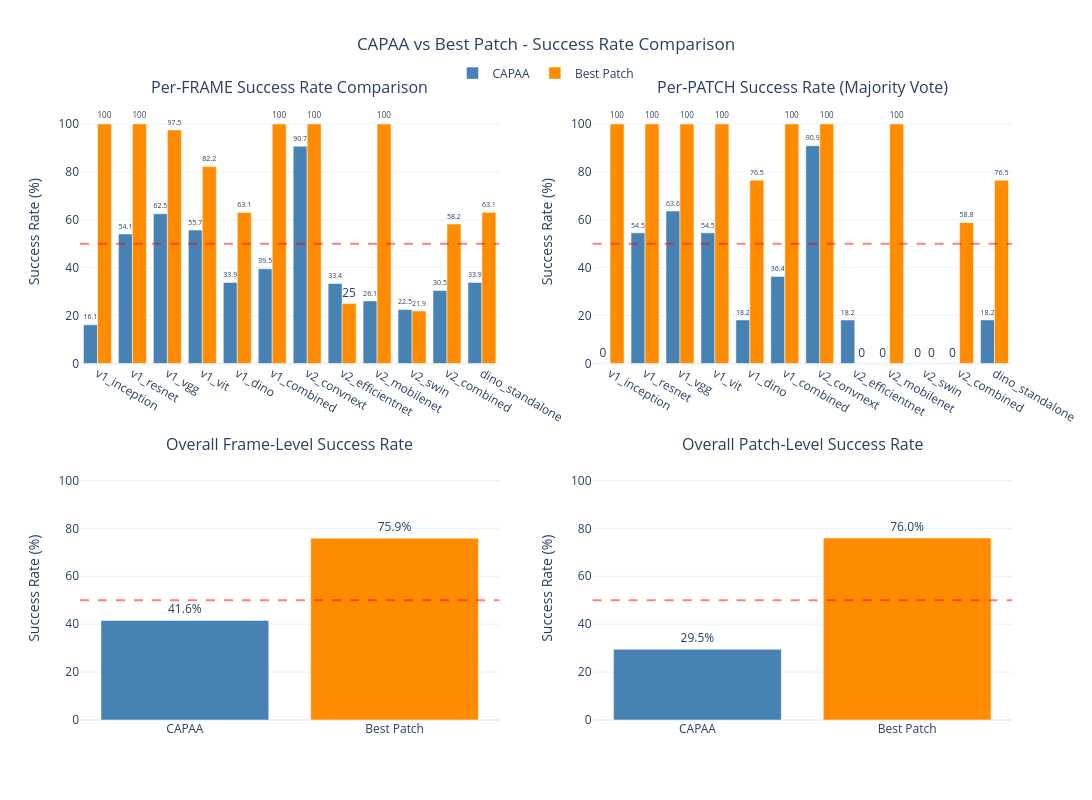

This figure's notebook cell:
### Markdown cell above
## 📊 Interactive Visualizations (Plotly)
The following cells create interactive charts using Plotly for exploring the comparison results. All charts are saved as HTML files for easy sharing.

### Code cell
# Combined comparison chart using Plotly
import plotly.express as px
import plotly.graph_objects as go
from plotly.subplots import make_subplots

# Merge summaries for comparison
capaa_summary['Approach'] = 'CAPAA'
bp_summary['Approach'] = 'Best Patch'

# Create 2x2 subplot figure
fig = make_subplots(
    rows=2, cols=2,
    subplot_titles=(
        'Per-FRAME Success Rate Comparison',
        'Per-PATCH Success Rate (Majority Vote)',
        'Overall Frame-Level Success Rate',
        'Overall Patch-Level Success Rate'
    ),
    vertical_spacing=0.15,
    horizontal_spacing=0.1
)

# Color scheme
capaa_color = '#4682B4'  # steelblue
bp_color = '#FF8C00'     # darkorange

# 1. Per-Frame Success Rate comparison (top-left)
fig.add_trace(
    go.Bar(name='CAPAA', x=capaa_summary['Model'], y=capaa_summary['Frame Success Rate'],
           marker_color=capaa_color, text=capaa_summary['Frame Success Rate'].round(1),
           textposition='outside', showlegend=True),
    row=1, col=1
)
fig.add_trace(
    go.Bar(name='Best Patch', x=bp_summary['Model'], y=bp_summary['Frame Success Rate'],
           marker_color=bp_color, text=bp_summary['Frame Success Rate'].round(1),
           textposition='outside', showlegend=True),
    row=1, col=1
)
fig.add_hline(y=50, line_dash="dash", line_color="red", opacity=0.5, row=1, col=1)

# 2. Per-Patch Success Rate comparison (top-right)
fig.add_trace(
    go.Bar(name='CAPAA', x=capaa_summary['Model'], y=capaa_summary['Patch Success Rate'],
           marker_color=capaa_color, text=capaa_summary['Patch Success Rate'].round(1),
           textposition='outside', showlegend=False),
    row=1, col=2
)
fig.add_trace(
    go.Bar(name='Best Patch', x=bp_summary['Model'], y=bp_summary['Patch Success Rate'],
           marker_color=bp_color, text=bp_summary['Patch Success Rate'].round(1),
           textposition='outside', showlegend=False),
    row=1, col=2
)
fig.add_hline(y=50, line_dash="dash", line_color="red", opacity=0.5, row=1, col=2)

# 3. Average frame success rate per approach (bottom-left)
avg_capaa_frame = capaa_summary['Frame Success Rate'].mean()
avg_bp_frame = bp_summary['Frame Success Rate'].mean()
fig.add_trace(
    go.Bar(x=['CAPAA', 'Best Patch'], y=[avg_capaa_frame, avg_bp_frame],
           marker_color=[capaa_color, bp_color],
           text=[f'{avg_capaa_frame:.1f}%', f'{avg_bp_frame:.1f}%'],
           textposition='outside', showlegend=False),
    row=2, col=1
)
fig.add_hline(y=50, line_dash="dash", line_color="red", opacity=0.5, row=2, col=1)

# 4. Average patch success rate per approach (bottom-right)
avg_capaa_patch = capaa_summary['Patch Success Rate'].mean()
avg_bp_patch = bp_summary['Patch Success Rate'].mean()
fig.add_trace(
    go.Bar(x=['CAPAA', 'Best Patch'], y=[avg_capaa_patch, avg_bp_patch],
           marker_color=[capaa_color, bp_color],
           text=[f'{avg_capaa_patch:.1f}%', f'{avg_bp_patch:.1f}%'],
           textposition='outside', showlegend=False),
    row=2, col=2
)
fig.add_hline(y=50, line_dash="dash", line_color="red", opacity=0.5, row=2, col=2)

# Update layout
fig.update_layout(
    title_text='CAPAA vs Best Patch - Success Rate Comparison',
    title_x=0.5,
    barmode='group',
    height=800,
    width=1200,
    template='plotly_white',
    legend=dict(orientation='h', yanchor='bottom', y=1.02, xanchor='center', x=0.5)
)

# Update all y-axes
for i in range(1, 3):
    for j in range(1, 3):
        fig.update_yaxes(range=[0, 110], title_text='Success Rate (%)', row=i, col=j)

fig.write_html('batch_capture_comparison.html')
fig.show()
print("✓ Interactive comparison saved to 'batch_capture_comparison.html'")

### Figure 1 — Plotly figure (JSON) as saved in the notebook; plotly's stock layout.template omitted (floating-point values rounded to 4 significant figures)
{"data": [{"marker": {"color": "#4682B4"}, "name": "CAPAA", "showlegend": true, "text": [16.1, 54.1, 62.5, 55.7, 33.9, 39.5, 90.7, 33.4, 26.1, 22.5, 30.5, 33.9], "textposition": "outside", "type": "bar", "x": ["v1_inception", "v1_resnet", "v1_vgg", "v1_vit", "v1_dino", "v1_combined", "v2_convnext", "v2_efficientnet", "v2_mobilenet", "v2_swin", "v2_combined", "dino_standalone"], "xaxis": "x", "y": [16.14, 54.09, 62.5, 55.68, 33.86, 39.55, 90.68, 33.41, 26.14, 22.5, 30.45, 33.86], "yaxis": "y"}, {"marker": {"color": "#FF8C00"}, "name": "Best Patch", "showlegend": true, "text": [100, 100, 97.5, 82.2, 63.1, 100, 100, 25, 100, 21.9, 58.2, 63.1], "textposition": "outside", "type": "bar", "x": ["v1_inception", "v1_resnet", "v1_vgg", "v1_vit", "v1_dino", "v1_combined", "v2_convnext", "v2_efficientnet", "v2_mobilenet", "v2_swin", "v2_combined", "dino_standalone"], "xaxis": "x", "y": [100, 100, 97.5, 82.21, 63.09, 100, 100, 25, 100, 21.91, 58.24, 63.09], "yaxis": "y"}, {"marker": {"color": "#4682B4"}, "name": "CAPAA", "showlegend": false, "text": [0, 54.5, 63.6, 54.5, 18.2, 36.4, 90.9, 18.2, 0, 0, 0, 18.2], "textposition": "outside", "type": "bar", "x": ["v1_inception", "v1_resnet", "v1_vgg", "v1_vit", "v1_dino", "v1_combined", "v2_convnext", "v2_efficientnet", "v2_mobilenet", "v2_swin", "v2_combined", "dino_standalone"], "xaxis": "x2", "y": [0, 54.55, 63.64, 54.55, 18.18, 36.36, 90.91, 18.18, 0, 0, 0, 18.18], "yaxis": "y2"}, {"marker": {"color": "#FF8C00"}, "name": "Best Patch", "showlegend": false, "text": [100, 100, 100, 100, 76.5, 100, 100, 0, 100, 0, 58.8, 76.5], "textposition": "outside", "type": "bar", "x": ["v1_inception", "v1_resnet", "v1_vgg", "v1_vit", "v1_dino", "v1_combined", "v2_convnext", "v2_efficientnet", "v2_mobilenet", "v2_swin", "v2_combined", "dino_standalone"], "xaxis": "x2", "y": [100, 100, 100, 100, 76.47, 100, 100, 0, 100, 0, 58.82, 76.47], "yaxis": "y2"}, {"marker": {"color": ["#4682B4", "#FF8C00"]}, "showlegend": false, "text": ["41.6%", "75.9%"], "textposition": "outside", "type": "bar", "x": ["CAPAA", "Best Patch"], "xaxis": "x3", "y": [41.57, 75.92], "yaxis": "y3"}, {"marker": {"color": ["#4682B4", "#FF8C00"]}, "showlegend": false, "text": ["29.5%", "76.0%"], "textposition": "outside", "type": "bar", "x": ["CAPAA", "Best Patch"], "xaxis": "x4", "y": [29.55, 75.98], "yaxis": "y4"}], "layout": {"annotations": [{"font": {"size": 16}, "showarrow": false, "text": "Per-FRAME Success Rate Comparison", "x": 0.225, "xanchor": "center", "xref": "paper", "y": 1, "yanchor": "bottom", "yref": "paper"}, {"font": {"size": 16}, "showarrow": false, "text": "Per-PATCH Success Rate (Majority Vote)", "x": 0.775, "xanchor": "center", "xref": "paper", "y": 1, "yanchor": "bottom", "yref": "paper"}, {"font": {"size": 16}, "showarrow": false, "text": "Overall Frame-Level Success Rate", "x": 0.225, "xanchor": "center", "xref": "paper", "y": 0.425, "yanchor": "bottom", "yref": "paper"}, {"font": {"size": 16}, "showarrow": false, "text": "Overall Patch-Level Success Rate", "x": 0.775, "xanchor": "center", "xref": "paper", "y": 0.425, "yanchor": "bottom", "yref": "paper"}], "barmode": "group", "height": 800, "legend": {"orientation": "h", "x": 0.5, "xanchor": "center", "y": 1.02, "yanchor": "bottom"}, "shapes": [{"line": {"color": "red", "dash": "dash"}, "opacity": 0.5, "type": "line", "x0": 0, "x1": 1, "xref": "x domain", "y0": 50, "y1": 50, "yref": "y"}, {"line": {"color": "red", "dash": "dash"}, "opacity": 0.5, "type": "line", "x0": 0, "x1": 1, "xref": "x2 domain", "y0": 50, "y1": 50, "yref": "y2"}, {"line": {"color": "red", "dash": "dash"}, "opacity": 0.5, "type": "line", "x0": 0, "x1": 1, "xref": "x3 domain", "y0": 50, "y1": 50, "yref": "y3"}, {"line": {"color": "red", "dash": "dash"}, "opacity": 0.5, "type": "line", "x0": 0, "x1": 1, "xref": "x4 domain", "y0": 50, "y1": 50, "yref": "y4"}], "title": {"text": "CAPAA vs Best Patch - Success Rate Comparison", "x": 0.5}, "width": 1200, "xaxis": {"anchor": "y", "domain": [0, 0.45]}, "xaxis2": {"anchor": "y2", "domain": [0.55, 1]}, "xaxis3": {"anchor": "y3", "domain": [0, 0.45]}, "xaxis4": {"anchor": "y4", "domain": [0.55, 1]}, "yaxis": {"anchor": "x", "domain": [0.575, 1], "range": [0, 110], "title": {"text": "Success Rate (%)"}}, "yaxis2": {"anchor": "x2", "domain": [0.575, 1], "range": [0, 110], "title": {"text": "Success Rate (%)"}}, "yaxis3": {"anchor": "x3", "domain": [0, 0.425], "range": [0, 110], "title": {"text": "Success Rate (%)"}}, "yaxis4": {"anchor": "x4", "domain": [0, 0.425], "range": [0, 110], "title": {"text": "Success Rate (%)"}}}}
